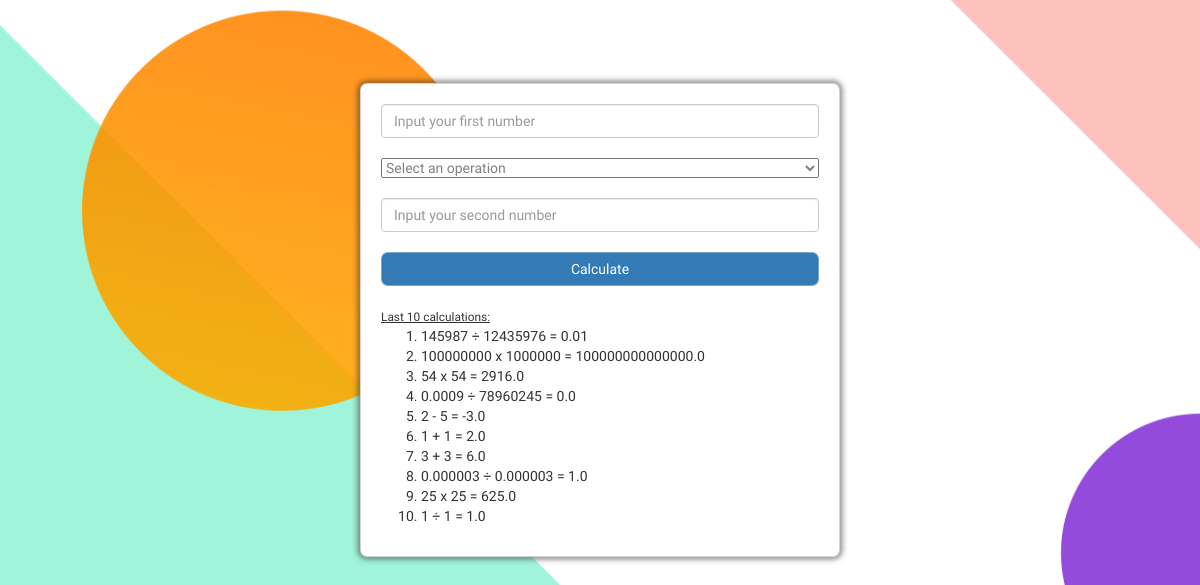
Before: / with the older database file.
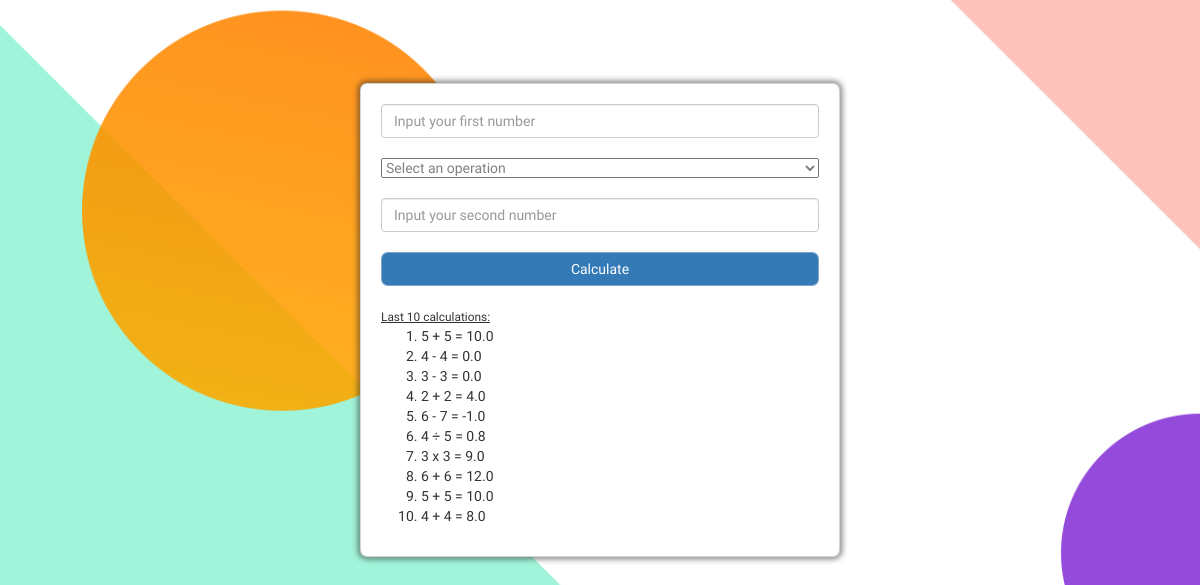
After: the same page with the newer database file.
### webapp/models.py (models this page shows, shortened)
class Op(db.Model):
    id = db.Column(db.Integer, primary_key = True)
    result = db.Column(db.String(300), nullable=False, unique=False)

### webapp/routes.py (the view)
@app.route('/')
def home():
    all_ops = Op.query.all()[-10:][::-1]
    return render_template('home.html', all_ops = all_ops)

### webapp/templates/home.html (shortened to what this page needs)
{% extends 'base.html' %}
{% block content %}
<div class="container">
        <input class="form-control" type="text" placeholder="Input your first number" name="i" id="i" required>
        <br>
        <select class="custom-select custom-select-lg mb-3" name="operation" id="operation">
            <option value="operation">Select an operation</option>
        </select>
        <br><br>
        <input class="form-control" type="text" placeholder="Input your second number" name="ii" id="ii" required>
        <br>
        <input class="btn btn-primary" id="calculate" value="Calculate">
        <br><br>
        <small>Last 10 calculations:</small>
        <br>
        <ol id="result">
            {% for op in all_ops %}
                <li id="calculations">{{ op.result }}</li>
            {% endfor %}
        </ol>
</div>
{% endblock %}

Changed rows visible on the page:
removed Op: result "145987 ÷ 12435976 = 0.01"
removed Op: result "100000000 x 1000000 = 100000000000000.0"
removed Op: result "54 x 54 = 2916.0"
removed Op: result "0.0009 ÷ 78960245 = 0.0"
removed Op: result "2 - 5 = -3.0"
removed Op: result "1 + 1 = 2.0"
removed Op: result "3 + 3 = 6.0"
removed Op: result "0.000003 ÷ 0.000003 = 1.0"
removed Op: result "25 x 25 = 625.0"
removed Op: result "1 ÷ 1 = 1.0"
now on this page (row edited): Op: result "5 + 5 = 10.0"
now on this page (row edited): Op: result "4 - 4 = 0.0"
now on this page (row edited): Op: result "3 - 3 = 0.0"
now on this page (row edited): Op: result "2 + 2 = 4.0"
now on this page (row edited): Op: result "6 - 7 = -1.0"
now on this page (row edited): Op: result "4 ÷ 5 = 0.8"
now on this page (row edited): Op: result "3 x 3 = 9.0"
now on this page (row edited): Op: result "6 + 6 = 12.0"
now on this page (row edited): Op: result "5 + 5 = 10.0"
now on this page (row edited): Op: result "4 + 4 = 8.0"
